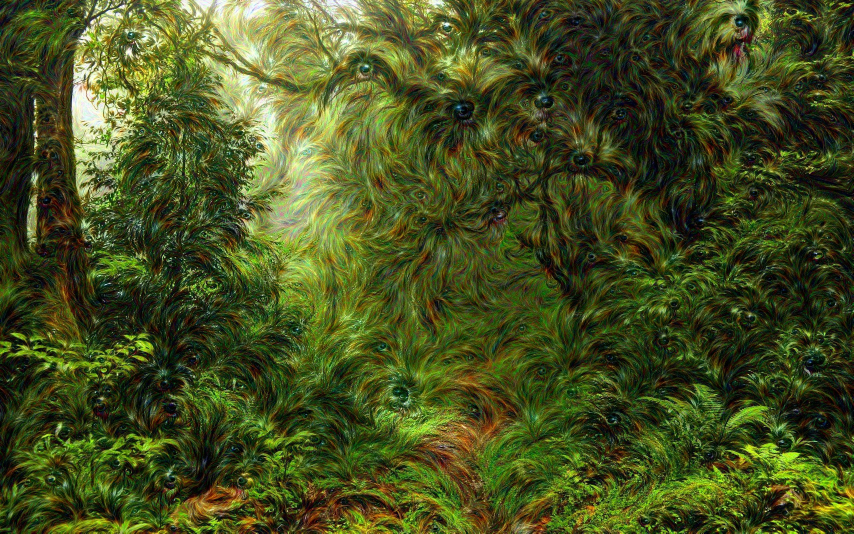
//> input picture image_sources/ench_forest_big.jpg_channel_1_flop.jpeg, 2560 x 1600 px (shown at 1/3 size)
$ ./segment ../image_sources/ench_forest_big.jpg_channel_1_flop.jpeg   (built with g++ and OpenCV 4)
//> lines starting //> are read from the running program, lines starting //| are printed output that depends on the picture; after the words box and inside, x2 and y2 are one past the last pixel; in counts of white or black regions, pixels touching at a corner belong together
//> further down, image is the input picture: 1600 rows x 2560 cols, CV_8UC3; mean B, G, R 32.7, 80.3, 70.2
### src/watershed_utils.h
/*
 * watershed_utils.h
 *
 *  Created on: Apr 20, 2016
 *      Author: claudiu
 */

#ifndef WATERSHED_UTILS_H_
#define WATERSHED_UTILS_H_

#include "opencv2/imgproc.hpp"
#include "opencv2/highgui.hpp"

using namespace std;
using namespace cv;

Mat createSegmentationDisplay(Mat & segments,int numOfSegments,Mat & image)
{
	//create a new image
	Mat wshed(segments.size(), CV_8UC3);

	//Create color tab for coloring the segments
	vector<Vec3b> colorTab;
	for(int i = 0; i < numOfSegments; i++ )
	{
		int b = theRNG().uniform(0, 255);
		int g = theRNG().uniform(0, 255);
		int r = theRNG().uniform(0, 255);

		colorTab.push_back(Vec3b((uchar)b, (uchar)g, (uchar)r));
	}

	//assign different color to different segments
	for(int i = 0; i < segments.rows; i++ )
	{
		for(int j = 0; j < segments.cols; j++ )
		{
			int index = segments.at<int>(i,j);
			if( index == -1 )
				wshed.at<Vec3b>(i,j) = Vec3b(255,255,255);
			else if( index <= 0 || index > numOfSegments )
				wshed.at<Vec3b>(i,j) = Vec3b(0,0,0);
			else
				wshed.at<Vec3b>(i,j) = colorTab[index - 1];
		}
	}

	//If the original image available then merge with the colors of segments
	if(image.dims>0)
		wshed = wshed*0.5+image*0.5;

	return wshed;
}


#endif /* WATERSHED_UTILS_H_ */

### src/segmentation.h
/*
 * watershed_marker_hist.h
 *
 * This sources implement the image segmentation using an unsupervised marker-controlled Watershed algorithm
 * with an over-segmentation reduction technique based on histograms, using OpenCV 3.X and C++ as described in this web page:
 * http://www.codeproject.com/Articles/751744/Image-Segmentation-using-Unsupervised-Watershed-Al

 *  Created on: April 20, 2016
 *      Author: claudiu
 */

#ifndef WATERSHED_MARKERS_HIST
#define WATERSHED_MARKERS_HIST

#include "opencv2/imgproc.hpp"
#include "opencv2/highgui.hpp"
#include "watershed_utils.h"

using namespace std;
using namespace cv;

void mergeSegments(Mat & image,Mat & segments, int & numOfSegments)
{
  //To collect pixels from each segment of the image
  vector<Mat> samples;
  //In case of multiple merging iterations, the numOfSegments should be updated
  int newNumOfSegments = numOfSegments;

  //Initialize the segment samples
  for(int i=0;i<=numOfSegments;i++)
    {
      Mat sampleImage;
      samples.push_back(sampleImage);
      }

  //collect pixels from each segments
  for(int i = 0; i < segments.rows; i++ )
    {
      for(int j = 0; j < segments.cols; j++ )
	{
	  //check what segment the image pixel belongs to
	  int index = segments.at<int>(i,j);
	  if(index >= 0 && index<numOfSegments)
	    {
	      samples[index].push_back(image(Rect(j,i,1,1)));
	      }
	  }
      }

  //create histograms
  vector<MatND> hist_bases;
  Mat hsv_base;
  /// Using 35 bins for hue component
  int h_bins = 35;
  /// Using 30 bins for saturation component
  int s_bins = 30;
  int histSize[] = { h_bins,s_bins };

  // hue varies from 0 to 256, saturation from 0 to 180
  float h_ranges[] = { 0, 256 };
  float s_ranges[] = { 0, 180 };

  const float* ranges[] = { h_ranges, s_ranges };

  // Use the 0-th and 1-st channels
  int channels[] = { 0,1 };

  // To store the histograms
  MatND hist_base;
  for(int c=1;c<numOfSegments;c++)
    {
      if(samples[c].dims>0){
	//convert the sample to HSV
	cvtColor( samples[c], hsv_base, CV_BGR2HSV );
	//calculate the histogram
	calcHist( &hsv_base, 1, channels, Mat(), hist_base,2, histSize, ranges, true, false );
	//normalize the histogram
	normalize( hist_base, hist_base, 0, 1, NORM_MINMAX, -1, Mat() );
	//append to the collection
	hist_bases.push_back(hist_base);
	}else
	  {
	    hist_bases.push_back(MatND());
	    }

      hist_base.release();
      }

  //To store the similarity of histograms
  double similarity = 0;

  //to keep the track of already merged segments
  vector<bool> mearged;

  //initialize the merged segments tracker
  for(int k = 0; k < hist_bases.size(); k++)
    {
      mearged.push_back(false);
      }

  //calculate the similarity of the histograms of each pair of segments
  for(int c=0;c<hist_bases.size();c++)
    {
      for(int q=c+1;q<hist_bases.size();q++)
	{
	  //if the segment is not merged alreay
	  if(!mearged[q])
	    {
	      if(hist_bases[c].dims>0 && hist_bases[q].dims>0)
		{
		  //calculate the histogram similarity
		  similarity = compareHist(hist_bases[c],hist_bases[q],CV_COMP_BHATTACHARYYA);
		  //if similay
		  if(similarity>0.8)
		    {
		      mearged[q]=true;
		      if(q!=c)
			{
			  //reduce number of segments
			  newNumOfSegments--;
			  for(int i = 0; i < segments.rows; i++ )
			    {
			      for(int j = 0; j < segments.cols; j++ )
				{
				  int index = segments.at<int>(i,j);
				  //merge the segment q with c
				  if(index==q){
				    segments.at<int>(i,j) = c;
				    }
				  }
			      }
			  }
		      }
		  }
	      }
	  }
      }
  numOfSegments = newNumOfSegments;
}

Mat watershedSegment(Mat & image, int & noOfSegments)
{
  //To store the gray version of the image
  Mat gray;
  //To store the thresholded image
  Mat ret;

  //convert the image to grayscale
  cvtColor(image,gray,CV_BGR2GRAY);
  //imshow("Gray Image",gray);

  //threshold the image
  threshold(gray,ret,0,255,CV_THRESH_BINARY_INV+CV_THRESH_OTSU);
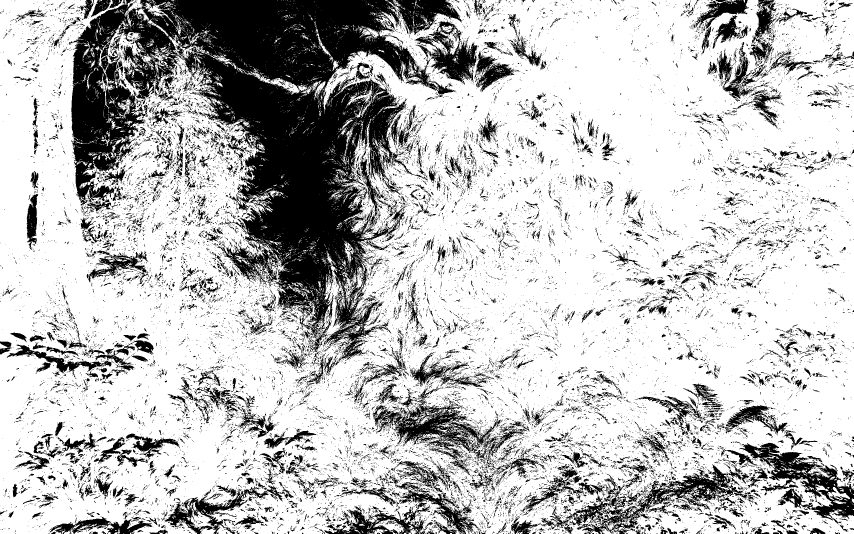
//> ret: 1600 rows x 2560 cols, CV_8UC1 (shown at 1/3 size); 75.2% white; 29188 black regions (26792 under 20 px), largest, box (x1, y1, x2, y2) and area: (207, 0, 1386, 1099) 487312, (1624, 1392, 2253, 1600) 28271, (2218, 1328, 2560, 1572) 24982
  //imshow("Image after OTSU Thresholding",ret);

  //Execute morphological-open
  morphologyEx(ret,ret,MORPH_OPEN,Mat::ones(9,9,CV_8SC1),Point(4,4),2);
//> ret: 1600 rows x 2560 cols, CV_8UC1; 39.4% white; 261 white regions, largest, box (x1, y1, x2, y2) and area: (1260, 0, 2560, 1406) 883883, (0, 0, 671, 1317) 278685, (332, 1259, 769, 1551) 44378
  //imshow("Thresholded Image after Morphological open",ret);

  //get the distance transformation
  Mat distTransformed(ret.rows,ret.cols,CV_32FC1);
  distanceTransform(ret,distTransformed,CV_DIST_L2,3);

  //normalize the transformed image in order to display
  normalize(distTransformed, distTransformed, 0.0, 1, NORM_MINMAX);
  //imshow("Distance Transformation",distTransformed);

  //threshold the transformed image to obtain markers for watershed
  threshold(distTransformed,distTransformed,0.1,1,CV_THRESH_BINARY);
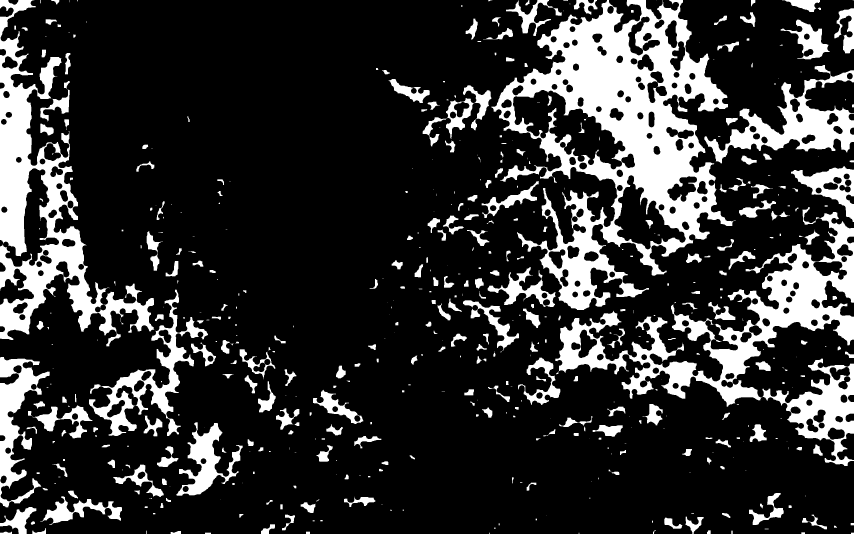
//> distTransformed: 1600 rows x 2560 cols, CV_32FC1 (shown at 1/3 size); values 0 (black) and 1 (white), 19.4% white; 536 white regions (193 under 20 px), largest, box (x1, y1, x2, y2) and area: (1474, 0, 2208, 930) 246803, (1666, 621, 2560, 1398) 141868, (0, 0, 463, 1039) 119274

  //Renormalize to 0-255 to further calculations
  normalize(distTransformed, distTransformed, 0.0, 255.0, NORM_MINMAX);
  distTransformed.convertTo(distTransformed,CV_8UC1);
//> distTransformed: 1600 rows x 2560 cols, CV_8UC1; 19.4% white; 536 white regions (193 under 20 px)
  //imshow("Thresholded Distance Transformation",distTransformed);

  //calculate the contours of markers
  int compCount = 0;
  vector<vector<Point> > contours;
  vector<Vec4i> hierarchy;
  findContours(distTransformed, contours, hierarchy, CV_RETR_CCOMP, CV_CHAIN_APPROX_SIMPLE);
//> contours = 706 contours, 240 with area under 20; largest, box (x1, y1, x2, y2) and area: (1474, 0, 2208, 930) 342686, (1666, 621, 2560, 1398) 159829, (0, 0, 463, 1039) 126514, (2113, 195, 2560, 490) 41530, (1538, 269, 1877, 509) 36374

  if( contours.empty() )
    return Mat();
  Mat markers(distTransformed.size(), CV_32S);
  markers = Scalar::all(0);
  int idx = 0;

  //draw contours
  for( ; idx >= 0; idx = hierarchy[idx][0], compCount++ )
    drawContours(markers, contours, idx, Scalar::all(compCount+1), -1, 8, hierarchy, INT_MAX);
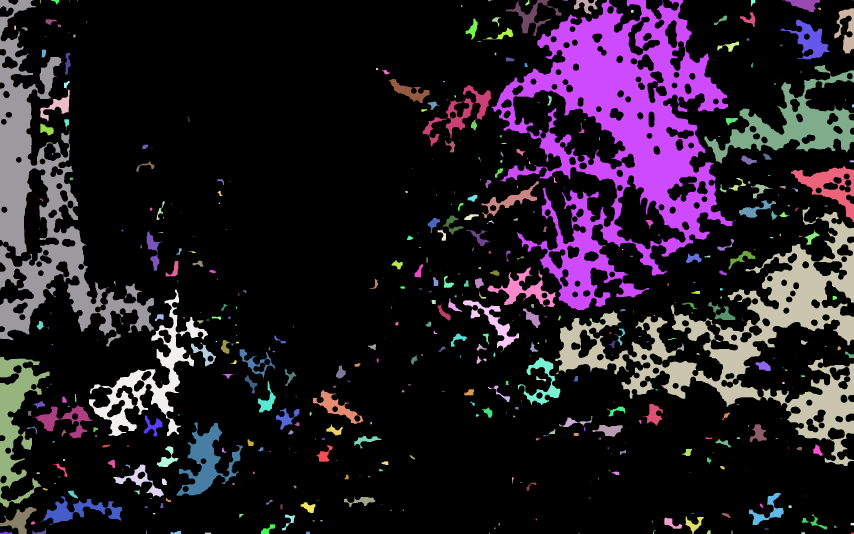
//> markers: 1600 rows x 2560 cols, CV_32SC1 (shown at 1/3 size); 537 distinct labels, from 0 to 536; one colour per label, 0 black
//> after the loop, idx = -1; compCount = 536

  if( compCount == 0 )
    return Mat();

  //calculate the time taken to the watershed algorithm
  double t = (double)getTickCount();

  //apply watershed with the markers as seeds
  watershed( image, markers );
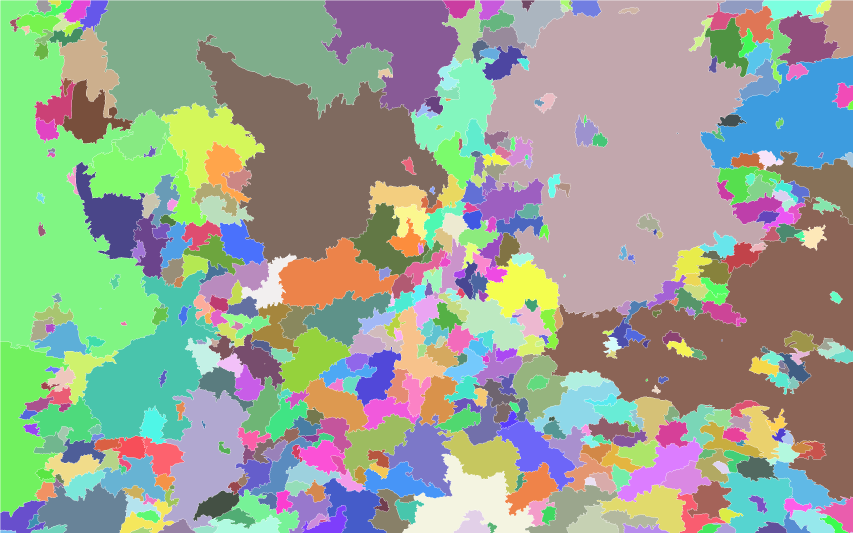
//> markers: 1600 rows x 2560 cols, CV_32SC1 (shown at 1/3 size); 535 distinct labels, from -1 to 536; one colour per label, 0 black, -1 white
  t = (double)getTickCount() - t;
  // [7 lines of commented-out code are left out]
  noOfSegments = compCount;
//> noOfSegments = 536

  //returns the segments
  return markers;
}

/**
 * This is an example method showing how to use this implementation.
 *
 * @param image The original image.
 * @return wshedWithImage A merged image of the original and the segments.
 */
Mat watershedWithMarkersAndHistograms(Mat image) {

  //to store the number of segments
  int numOfSegments = 0;

  //Apply watershed
  Mat segments = watershedSegment(image, numOfSegments);
//> numOfSegments = 536

  //Merge segments in order to reduce over segmentation
  mergeSegments(image, segments, numOfSegments);
//> the loop in mergeSegments, `for(int c=1;c<numOfSegments;c++)` made 535 passes
//> hsv_base on pass 76: [[60, 255, 9], [42, 242, 19]]
//> after the loop in mergeSegments, `for(int c=1;c<numOfSegments;c++)`:
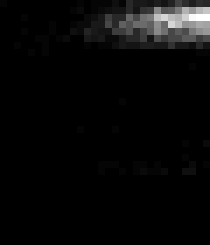
//> hist_bases[5]: 35 rows x 30 cols, CV_32FC1 (shown 7 times larger); min 0, max 1, mean 0.0341
//> after the loop in mergeSegments, `for(int c=1;c<numOfSegments;c++)`: hsv_base = 1337 rows, first 8: [57, 147, 97], [58, 197, 53], [56, 200, 37], [46, 61, 63], [30, 44, 58], [17, 194, 25], [19, 102, 60], [22, 158, 50]
//> after the loop in mergeSegments, `for(int k = 0; k < hist_bases.size(); k++)`: mearged = 535 values from 0 to 0
//> the loop in mergeSegments, `for(int c=0;c<hist_bases.size();c++)` made 535 passes
//> (similarity, newNumOfSegments) on passes 1 to 3: (0.91, 12), (0.756, 12), (0.837, 9)
//> after the loop in mergeSegments, `for(int c=0;c<hist_bases.size();c++)`:
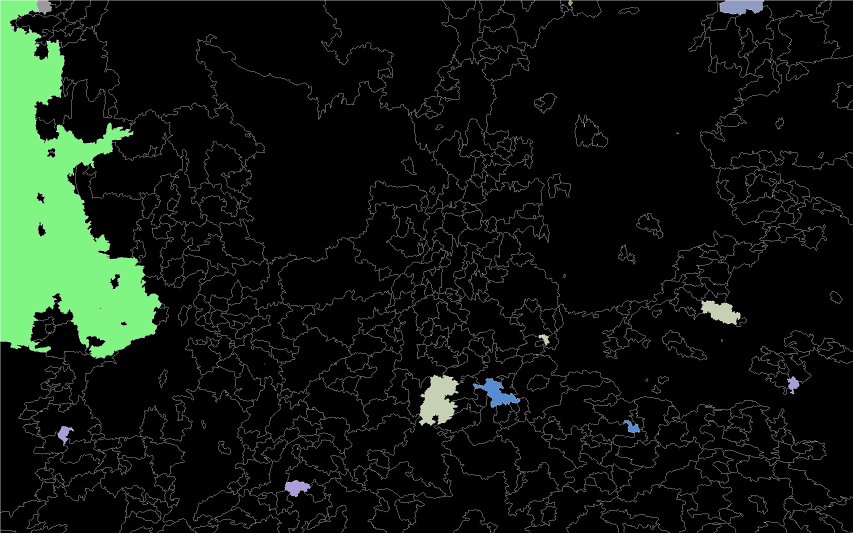
//> segments: 1600 rows x 2560 cols, CV_32SC1 (shown at 1/3 size); 9 distinct labels, from -1 to 536; one colour per label, 0 black, -1 white
//> after the loop in mergeSegments, `for(int c=0;c<hist_bases.size();c++)`: similarity = 0.841; mearged = 535 values, max 1 at index 1, min 0 at index 0, mean 0.994; newNumOfSegments = 4
//> numOfSegments = 4

  //To display the merged segments
  //Mat mat (segments);
  //Mat wshed = createSegmentationDisplay(segments, numOfSegments, image);

  //To display the merged segments blended with the image
  Mat wshedWithImage = createSegmentationDisplay(segments, numOfSegments, image);
//> the loop in createSegmentationDisplay, `for(int i = 0; i < numOfSegments; i++ )` made 4 passes
//> in createSegmentationDisplay, `wshed = wshed*0.5+image*0.5;`:
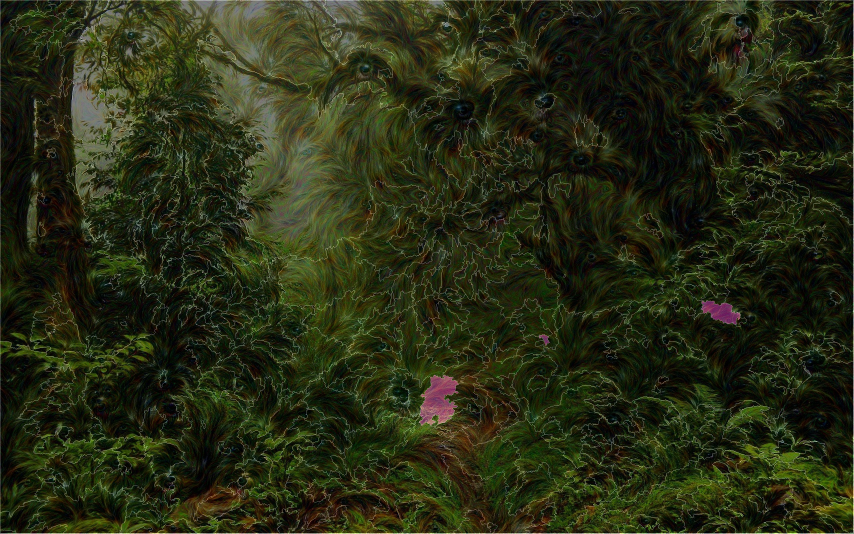
//> wshed: 1600 rows x 2560 cols, CV_8UC3 (shown at 1/3 size); mean B, G, R 20.1, 43.7, 38.9

  //Display the merged segments
  //imshow("Merged segments",wshed);
  //Display the merged segments blended with the image
  //imshow("Merged segments with image",wshedWithImage);

  //waitKey(0);

  return wshedWithImage;
}

#endif /* WATERSHED_MARKERS_HIST */

### src/segment.cpp
#include "segmentation.h"

int main(int argc, char **argv)
{

  //Read the file
  Mat image = imread(argv[1], CV_LOAD_IMAGE_COLOR);

  // display the merged segments blended with the image
  Mat m = watershedWithMarkersAndHistograms(image);

  Mat dst;
  int w=m.size().width, h=m.size().height;
//> w = 2560; h = 1600
  float ratio = 1.0;
  if (w < h) {
    ratio = 1920.0/((float) w);
  } else {
    ratio = 1080.0/((float) h);
//> ratio = 0.675
  }
  resize(m, dst, cv::Size(0,0), ratio, ratio);

  //Display the merged segments blended with the image
  imshow("Final Result", dst);

  // wait until user press a key
  waitKey(0);

  //imwrite(output_file, wshedWithImage);
}

$ run again, on image_sources/trees.jpg
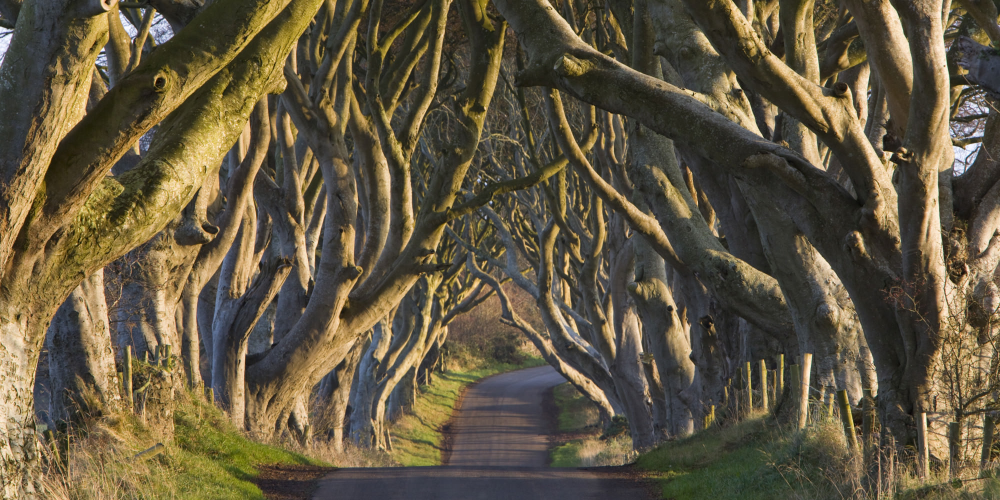
//> input picture image_sources/trees.jpg, 2000 x 1000 px (shown at 1/2 size)
//> image is the input picture: 1000 rows x 2000 cols, CV_8UC3; mean B, G, R 65.9, 88.1, 98.2
//> contours = 173 contours, 47 with area under 20; largest, box (x1, y1, x2, y2) and area: (508, 0, 1869, 1000) 495172, (96, 0, 506, 422) 35119, (499, 0, 719, 774) 33686, (0, 0, 192, 357) 26858, (1280, 268, 1583, 618) 24590
//> the loop in watershedSegment, `for( ; idx >= 0; idx = hierarchy[idx][0], compCount++ )` made 134 passes
//> idx on passes 2 to 9: 1, 2, 3, 4, 5, 6, 7, 8
//> after the loop in watershedSegment, `for( ; idx >= 0; idx = hierarchy[idx][0], compCount++ )`: idx = -1; compCount = 134
//> the loop in mergeSegments, `for(int i=0;i<=numOfSegments;i++)` made 135 passes
//> the loop in mergeSegments, `for(int c=1;c<numOfSegments;c++)` made 133 passes
//> hsv_base on pass 50: [[24, 26, 50], [24, 25, 51], [24, 25, 52]]
//> the loop in mergeSegments, `for(int k = 0; k < hist_bases.size(); k++)` made 133 passes
//> after the loop in mergeSegments, `for(int k = 0; k < hist_bases.size(); k++)`: mearged = 133 values from 0 to 0
//> the loop in mergeSegments, `for(int c=0;c<hist_bases.size();c++)` made 133 passes
//> (similarity, newNumOfSegments) on passes 1 to 8: (0.865, 9), (0.468, 9), (0.456, 9), (0.432, 9), (0.618, 5), (0.61, 5), (0.397, 5), (0.542, 5)
//> after the loop in mergeSegments, `for(int c=0;c<hist_bases.size();c++)`:
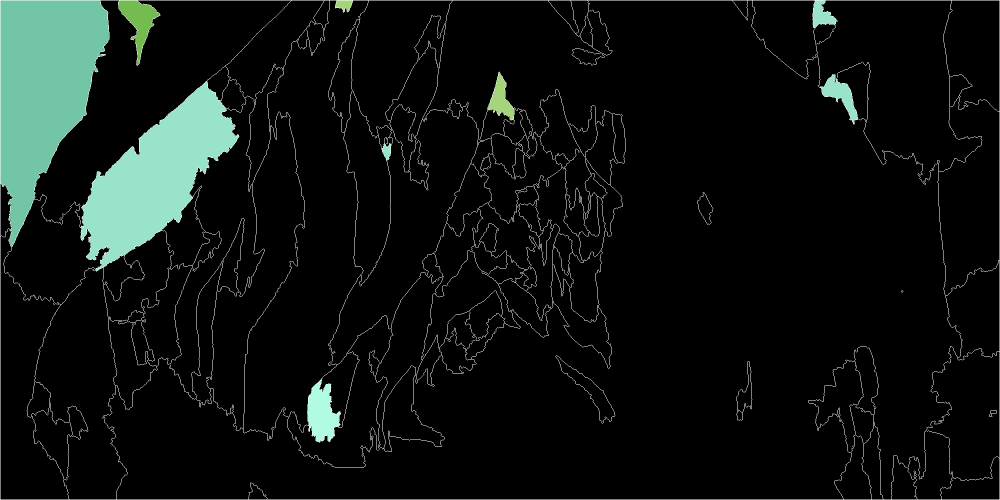
//> segments: 1000 rows x 2000 cols, CV_32SC1 (shown at 1/2 size); 7 distinct labels, from -1 to 134; one colour per label, 0 black, -1 white
//> after the loop in mergeSegments, `for(int c=0;c<hist_bases.size();c++)`: similarity = 0.556; mearged = 133 values, max 1 at index 1, min 0 at index 0, mean 0.985; newNumOfSegments = 3
//> the loop in createSegmentationDisplay, `for(int i = 0; i < numOfSegments; i++ )` made 3 passes
//> in createSegmentationDisplay, `wshed = wshed*0.5+image*0.5;`:
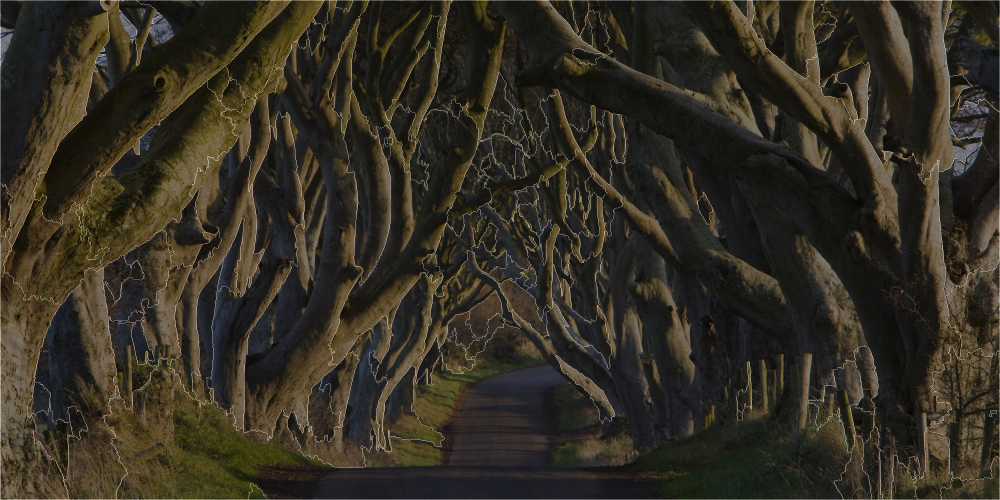
//> wshed: 1000 rows x 2000 cols, CV_8UC3 (shown at 1/2 size); mean B, G, R 35.4, 46.5, 51.5
